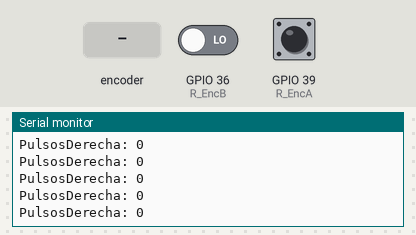
A sketch run on a simulated ESP32. Parts: the last lines printed to the serial monitor. Inputs (shaded band) come from the test bench; at power-on: GPIO 36 (R_EncB) LOW, GPIO 39 (R_EncA) HIGH.

Above: at 1.2 s.
1.3 s: rotary encoder on GPIO 39 (R_EncA) / GPIO 36 (R_EncB) turned 1 step (first pin leading)
At 2.2 s:
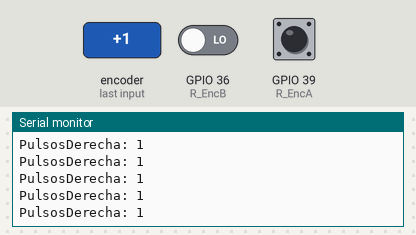
3.0 s: rotary encoder on GPIO 39 (R_EncA) / GPIO 36 (R_EncB) turned 1 step (first pin leading)
At 3.5 s:
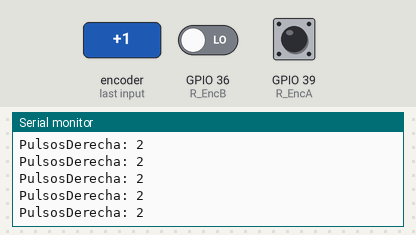
Timing chart, 0 to 6.0 s (numbered marks = the images above; inputs shaded):
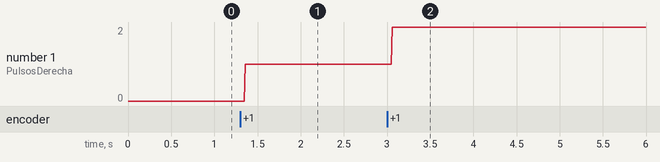

The sketch:

02_right_encoder_pulses.ino
```cpp
/* 02_right_encoder_pulses
Contador de pulsos del encoder derecho y saber el sentido de giro*/

// ---------- Pines de conexión de los encoders -----------------
#define R_EncA 39   // Pin de interrupción de motor derecho Canal A
#define R_EncB 36   // Pin para verificar sentido de motor derecho Canal B


// --------------------- Variables -----------------------------
volatile long R_pulses = 0;


// ---------------------- Interrupciones -----------------------------
void IRAM_ATTR R_PulsesCounter(){
  if (digitalRead(R_EncB) == HIGH){     // si B es HIGH, sentido horario
    R_pulses-- ;        // incrementa PULSES en 1
  }
  else {          // si B es LOW, sentido anti horario
    R_pulses++ ;        // decrementa el PULSES en 1
  }
}


// ---------------------- Funciones -----------------------------
void printValues(){
  Serial.print("PulsosDerecha: ");
  Serial.println(R_pulses);
  delay(10);
}


// ----------------------- Setup -----------------------------
void setup() {
  pinMode(R_EncA, INPUT);
  pinMode(R_EncB, INPUT);

  attachInterrupt(R_EncA, R_PulsesCounter, RISING);

  Serial.begin(115200);
}


// ----------------------- Loop -----------------------------
void loop() {
  printValues();
}
```

Measured:
- after the input at 1.3 s, the serial monitor: prints a new line after 0.06 s (image 1)
- after the input at 3.0 s, the serial monitor: prints a new line after 0.06 s (image 2)
- plotted number 1: 0 → 1 after the input at 1.3 s, 1 → 2 after the input at 3.0 s
